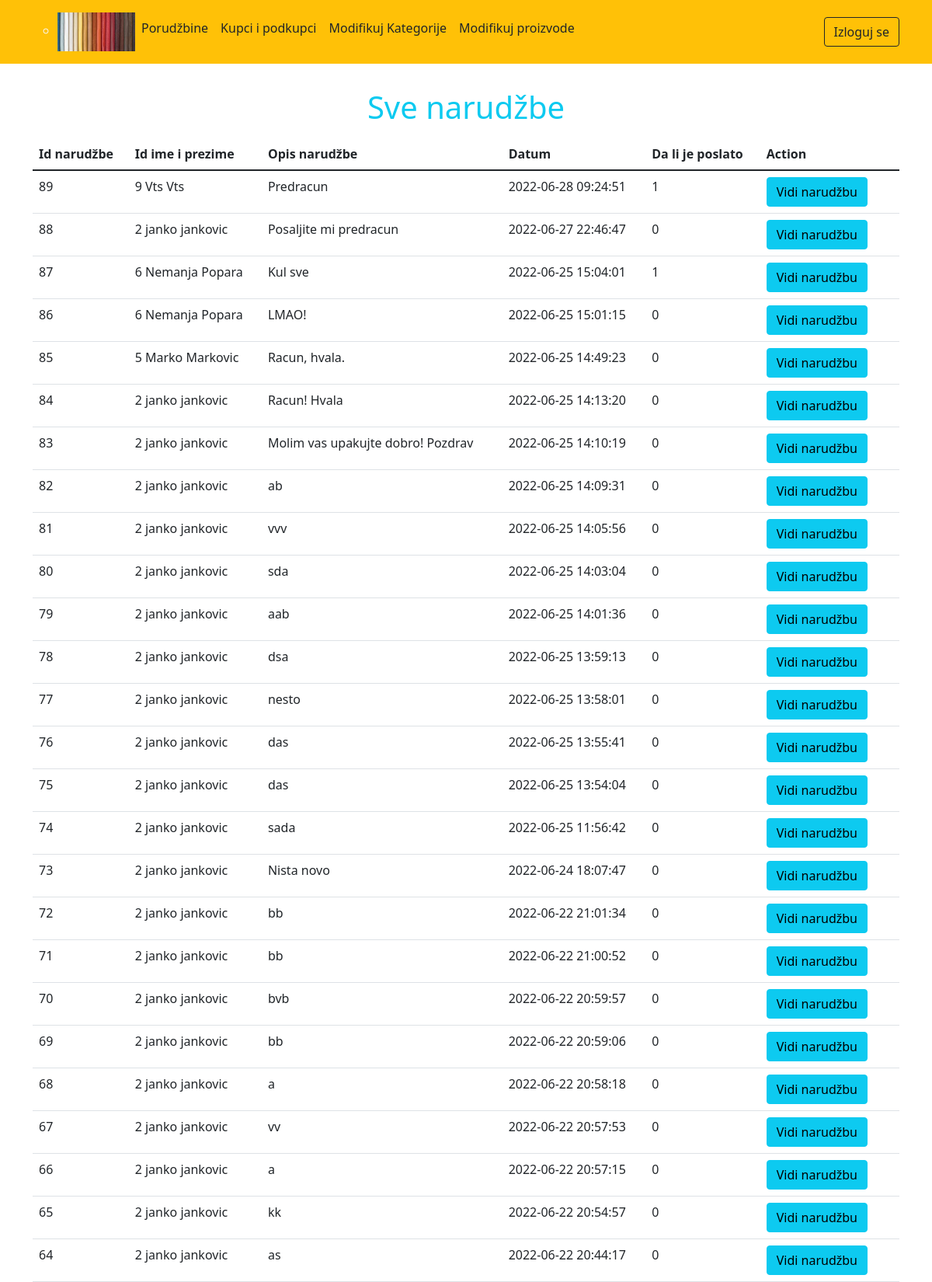
The app's page /admin/admin-panel.php (signed in, upper part) with its own data.
### tables this page shows
CREATE TABLE `orders` (
  `id_order` int(11) NOT NULL,
  `id_customer` int(11) NOT NULL,
  `order_note` text NOT NULL,
  `datetime` datetime NOT NULL,
  `is_sent` tinyint(1) NOT NULL
);

CREATE TABLE `customer` (
  `id_customer` int(11) NOT NULL,
  `name` varchar(30) NOT NULL,
  `lastname` varchar(30) NOT NULL,
  `email` varchar(30) NOT NULL,
  `email_status` varchar(30) NOT NULL,
  `activation_code` varchar(15) NOT NULL,
  `password` varchar(255) NOT NULL,
  `company_name` varchar(50) NOT NULL,
  `company_address` varchar(50) NOT NULL,
  `id_city` int(11) NOT NULL,
  `balance` int(11) NOT NULL,
  `pib` int(10) NOT NULL,
  `mobile_phone` varchar(20) NOT NULL
);

### admin/admin-panel.php (the view, shortened to what this page needs)
<?php
require_once "../database/db_config.php";
?>
<!doctype html>
<html lang="en">
<head>
    <link href="https://cdn.jsdelivr.net/npm/bootstrap@5.1.3/dist/css/bootstrap.min.css" rel="stylesheet">
    <link rel="stylesheet" href="https://cdn.jsdelivr.net/npm/bootstrap-icons@1.7.2/font/bootstrap-icons.css">
</head>
<body>
    <header class="p-3 bg-warning text-light mb-3">
        <div class="container">
            <div class="d-flex flex-wrap align-items-center justify-content-center justify-content-lg-start" id="navbarNav">
                <ul class="nav col-12 col-lg-auto me-lg-auto mb-2 justify-content-center mb-md-0">
                    <ul>
                        <li><img src="../img/logo.jpg" alt="Logo" style="width: 100px;height: 50px"></li>
                    </ul>
                    <li><a href="admin-panel.php" class="nav-link px-2 text-dark">Porudžbine</a></li>
                    <li><a href="customer_customerLocal.php" class="nav-link px-2 text-dark">Kupci i podkupci</a></li>
                    <li><a href="admin-editCategory.php" class="nav-link px-2 text-dark">Modifikuj Kategorije</a></li>
                    <li><a href="admin-editProducts.php" class="nav-link px-2 text-dark">Modifikuj proizvode</a></li>
                </ul>
                <div class="text-end">
                    <a href="admin-logout.php" class="btn btn-outline-dark">Izloguj se</a>
                </div>
            </div>
        </div>
    </header>
    <div class="container">
        <?php
        $sql = "SELECT *
            FROM orders o
            INNER JOIN customer c ON o.id_customer = c.id_customer
            ORDER BY datetime desc";
        $query = $connection->prepare($sql);
        $query->execute();
        $results = $query->fetchAll(PDO::FETCH_OBJ);
        ?>
        <div class="row justify-content-center">
            <?php
            if ($query->rowCount() > 0) : ?>
                <?php foreach ($results as $result) { ?>
                    <h1 class="m-3 text-center text-info">Sve narudžbe</h1>
                    <?php break ?>
                <?php } ?>
            <?php endif; ?>
		<div class="table-responsive">
            <table class="table">
                <thead>
                    <tr>
                        <th>Id narudžbe</th>
                        <th>Id ime i prezime</th>
                        <th>Opis narudžbe</th>
                        <th>Datum</th>
                        <th>Da li je poslato</th>
                        <th colspan="2">Action</th>
                    </tr>
                </thead>
                <?php
                if ($query->rowCount() > 0) : ?>
                    <?php foreach ($results as $result) { ?>
                        <tr>
                            <td><?php echo $result->id_order ?></td>
                            <td><?php echo $result->id_customer . " " . $result->name . " " . $result->lastname ?></td>
                            <td><?php echo $result->order_note ?></td>
                            <td><?php echo $result->datetime ?></td>
                            <td><?php echo $result->is_sent ?></td>
                            <td>
                                <a href="see_order.php?id_order=<?php echo $result->id_order ?>" class="btn btn-info me-3">Vidi narudžbu</a>
                            </td>
                        </tr>
                    <?php } ?>
                <?php endif; ?>
            </table>
        </div>
        </div>
    </div>
</body>
</html>

### records on screen
orders: id_order "89", id_customer.id_customer "9", id_customer.name "Vts", id_customer.lastname "Vts", order_note "Predracun", datetime "2022-06-28 09:24:51", is_sent "1"
orders: id_order "88", id_customer.id_customer "2", id_customer.name "janko", id_customer.lastname "jankovic", order_note "Posaljite mi predracun", datetime "2022-06-27 22:46:47", is_sent "0"
orders: id_order "87", id_customer.id_customer "6", id_customer.name "Nemanja", id_customer.lastname "Popara", order_note "Kul sve", datetime "2022-06-25 15:04:01", is_sent "1"
orders: id_order "86", id_customer.id_customer "6", id_customer.name "Nemanja", id_customer.lastname "Popara", order_note "LMAO!", datetime "2022-06-25 15:01:15", is_sent "0"
orders: id_order "85", id_customer.id_customer "5", id_customer.name "Marko", id_customer.lastname "Markovic", order_note "Racun, hvala.", datetime "2022-06-25 14:49:23", is_sent "0"
orders: id_order "84", id_customer.id_customer "2", id_customer.name "janko", id_customer.lastname "jankovic", order_note "Racun! Hvala", datetime "2022-06-25 14:13:20", is_sent "0"
orders: id_order "83", id_customer.id_customer "2", id_customer.name "janko", id_customer.lastname "jankovic", order_note "Molim vas upakujte dobro! Pozdrav", datetime "2022-06-25 14:10:19", is_sent "0"
orders: id_order "82", id_customer.id_customer "2", id_customer.name "janko", id_customer.lastname "jankovic", order_note "ab", datetime "2022-06-25 14:09:31", is_sent "0"
orders: id_order "81", id_customer.id_customer "2", id_customer.name "janko", id_customer.lastname "jankovic", order_note "vvv", datetime "2022-06-25 14:05:56", is_sent "0"
orders: id_order "80", id_customer.id_customer "2", id_customer.name "janko", id_customer.lastname "jankovic", order_note "sda", datetime "2022-06-25 14:03:04", is_sent "0"
orders: id_order "79", id_customer.id_customer "2", id_customer.name "janko", id_customer.lastname "jankovic", order_note "aab", datetime "2022-06-25 14:01:36", is_sent "0"
orders: id_order "78", id_customer.id_customer "2", id_customer.name "janko", id_customer.lastname "jankovic", order_note "dsa", datetime "2022-06-25 13:59:13", is_sent "0"
orders: id_order "77", id_customer.id_customer "2", id_customer.name "janko", id_customer.lastname "jankovic", order_note "nesto", datetime "2022-06-25 13:58:01", is_sent "0"
orders: id_order "76", id_customer.id_customer "2", id_customer.name "janko", id_customer.lastname "jankovic", order_note "das", datetime "2022-06-25 13:55:41", is_sent "0"
orders: id_order "75", id_customer.id_customer "2", id_customer.name "janko", id_customer.lastname "jankovic", order_note "das", datetime "2022-06-25 13:54:04", is_sent "0"
orders: id_order "74", id_customer.id_customer "2", id_customer.name "janko", id_customer.lastname "jankovic", order_note "sada", datetime "2022-06-25 11:56:42", is_sent "0"
orders: id_order "73", id_customer.id_customer "2", id_customer.name "janko", id_customer.lastname "jankovic", order_note "Nista novo", datetime "2022-06-24 18:07:47", is_sent "0"
orders: id_order "72", id_customer.id_customer "2", id_customer.name "janko", id_customer.lastname "jankovic", order_note "bb", datetime "2022-06-22 21:01:34", is_sent "0"
orders: id_order "71", id_customer.id_customer "2", id_customer.name "janko", id_customer.lastname "jankovic", order_note "bb", datetime "2022-06-22 21:00:52", is_sent "0"
orders: id_order "70", id_customer.id_customer "2", id_customer.name "janko", id_customer.lastname "jankovic", order_note "bvb", datetime "2022-06-22 20:59:57", is_sent "0"
orders: id_order "69", id_customer.id_customer "2", id_customer.name "janko", id_customer.lastname "jankovic", order_note "bb", datetime "2022-06-22 20:59:06", is_sent "0"
orders: id_order "68", id_customer.id_customer "2", id_customer.name "janko", id_customer.lastname "jankovic", order_note "a", datetime "2022-06-22 20:58:18", is_sent "0"
orders: id_order "67", id_customer.id_customer "2", id_customer.name "janko", id_customer.lastname "jankovic", order_note "vv", datetime "2022-06-22 20:57:53", is_sent "0"
orders: id_order "66", id_customer.id_customer "2", id_customer.name "janko", id_customer.lastname "jankovic", order_note "a", datetime "2022-06-22 20:57:15", is_sent "0"
orders: id_order "65", id_customer.id_customer "2", id_customer.name "janko", id_customer.lastname "jankovic", order_note "kk", datetime "2022-06-22 20:54:57", is_sent "0"
orders: id_order "64", id_customer.id_customer "2", id_customer.name "janko", id_customer.lastname "jankovic", order_note "as", datetime "2022-06-22 20:44:17", is_sent "0"
